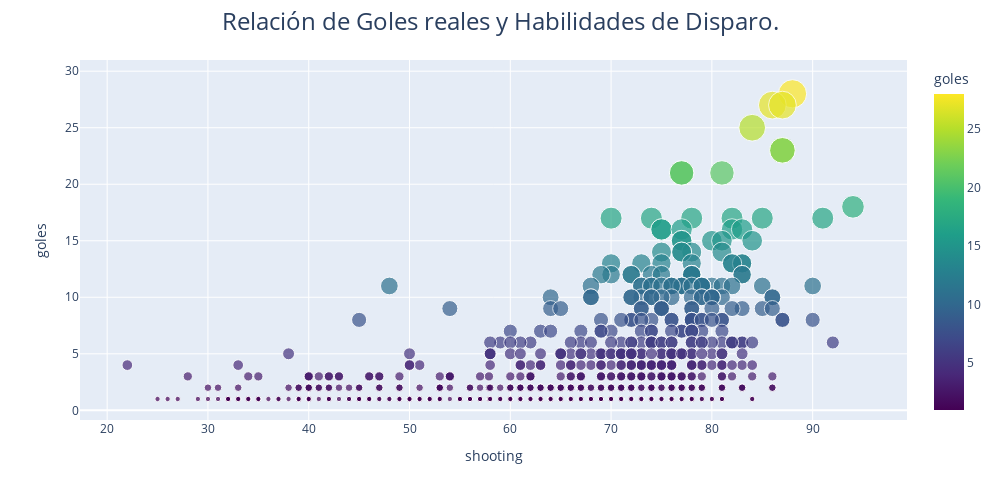

Notebook cell for this chart:
### Markdown cell above
### Relación goles reales y habilidades de disparo general de todos los goleadores

### Code cell
h3_2 = df_fifa[["id_j","short_name","shooting"]]
h3_2 = pd.merge(h3_2, df_reales[["id_j","goles"]],how="inner", on="id_j",) # !!!
h3_2=h3_2.sort_values("goles",ascending=False)
fig = px.scatter(h3_2, x="shooting",y="goles", size="goles", color_continuous_scale=px.colors.sequential.Viridis, color="goles",hover_data=["short_name","shooting","goles"])
fig.update_layout(
    title={
        'text': "Relación de Goles reales y Habilidades de Disparo.",
        'font': {'size': 24},  # Tamaño de la fuente
        'x': 0.5,  # Centrar el título
        'xanchor': 'center'  # Anclar el título al centro
    },width=1000, height=500
)
fig.show()
fig.write_html('img/10.Relación de Goles reales y Habilidades de Disparo.html')

### Figure 1 — Plotly figure (JSON) as saved in the notebook; plotly's stock layout.template omitted (floating-point values rounded to 4 significant figures; data arrays with more than 128 entries replaced by an {"elided": "..."} marker saying what was removed)
{"data": [{"customdata": {"elided": "753x1 str values"}, "hovertemplate": "shooting=%{x}<br>goles=%{marker.color}<br>short_name=%{customdata[0]}<extra></extra>", "legendgroup": "", "marker": {"color": {"elided": "753 int values"}, "coloraxis": "coloraxis", "size": {"elided": "753 int values"}, "sizemode": "area", "sizeref": 0.07, "symbol": "circle"}, "mode": "markers", "name": "", "orientation": "v", "showlegend": false, "type": "scatter", "x": {"elided": "753 float values"}, "xaxis": "x", "y": {"elided": "753 int values"}, "yaxis": "y"}], "layout": {"coloraxis": {"colorbar": {"title": {"text": "goles"}}, "colorscale": [[0, "#440154"], [0.1111, "#482878"], [0.2222, "#3e4989"], [0.3333, "#31688e"], [0.4444, "#26828e"], [0.5556, "#1f9e89"], [0.6667, "#35b779"], [0.7778, "#6ece58"], [0.8889, "#b5de2b"], [1, "#fde725"]]}, "height": 500, "legend": {"itemsizing": "constant", "tracegroupgap": 0}, "margin": {"t": 60}, "title": {"font": {"size": 24}, "text": "Relación de Goles reales y Habilidades de Disparo.", "x": 0.5, "xanchor": "center"}, "width": 1000, "xaxis": {"anchor": "y", "domain": [0, 1], "title": {"text": "shooting"}}, "yaxis": {"anchor": "x", "domain": [0, 1], "title": {"text": "goles"}}}}
